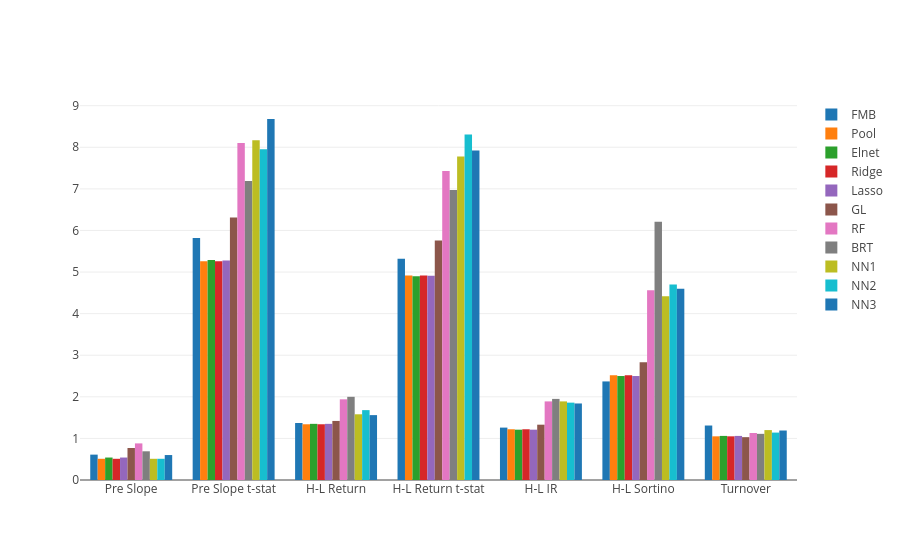

The notebook cell saved with this chart:
### Markdown cell above
# Comparison

### Code cell
comparison = compare(Models = ["FMB", 
                               "Pool", 
                               "Elnet", 
                               "Ridge", 
                               "Lasso",
                               "GL",
                               "RF",
                               "BRT",
                               "NN1",
                               "NN2",
                               "NN3"],
                     Globals=globals(), 
                     Plot=True)

### Figure 1 — Plotly figure (JSON) as saved in the notebook; plotly's stock layout.template omitted (floating-point values rounded to 4 significant figures)
{"data": [{"name": "FMB", "type": "bar", "uid": "9318268e-4a3f-4e94-99ce-be4fa83baa67", "x": ["Pre Slope", "Pre Slope t-stat", "H-L Return", "H-L Return t-stat", "H-L IR", "H-L Sortino", "Turnover"], "y": [0.61, 5.82, 1.37, 5.32, 1.26, 2.37, 1.31]}, {"name": "Pool", "type": "bar", "uid": "8b05d63e-3bc0-4ed7-ad30-2adcefee8408", "x": ["Pre Slope", "Pre Slope t-stat", "H-L Return", "H-L Return t-stat", "H-L IR", "H-L Sortino", "Turnover"], "y": [0.51, 5.26, 1.34, 4.92, 1.22, 2.52, 1.05]}, {"name": "Elnet", "type": "bar", "uid": "980ca551-f481-44fc-bc28-68ca474f4a3b", "x": ["Pre Slope", "Pre Slope t-stat", "H-L Return", "H-L Return t-stat", "H-L IR", "H-L Sortino", "Turnover"], "y": [0.54, 5.29, 1.35, 4.9, 1.21, 2.5, 1.06]}, {"name": "Ridge", "type": "bar", "uid": "9f6c296c-aedb-46b5-b174-6ff3da0675b8", "x": ["Pre Slope", "Pre Slope t-stat", "H-L Return", "H-L Return t-stat", "H-L IR", "H-L Sortino", "Turnover"], "y": [0.51, 5.26, 1.34, 4.92, 1.22, 2.52, 1.05]}, {"name": "Lasso", "type": "bar", "uid": "89abbd3f-8f46-43b7-b8ec-c64fb3bc8bef", "x": ["Pre Slope", "Pre Slope t-stat", "H-L Return", "H-L Return t-stat", "H-L IR", "H-L Sortino", "Turnover"], "y": [0.54, 5.28, 1.35, 4.91, 1.21, 2.5, 1.06]}, {"name": "GL", "type": "bar", "uid": "d8fcf465-312a-4248-9124-9c00916b91f3", "x": ["Pre Slope", "Pre Slope t-stat", "H-L Return", "H-L Return t-stat", "H-L IR", "H-L Sortino", "Turnover"], "y": [0.77, 6.31, 1.42, 5.76, 1.33, 2.83, 1.03]}, {"name": "RF", "type": "bar", "uid": "477fe3a2-596b-451c-8339-0304fc6ba14f", "x": ["Pre Slope", "Pre Slope t-stat", "H-L Return", "H-L Return t-stat", "H-L IR", "H-L Sortino", "Turnover"], "y": [0.88, 8.1, 1.94, 7.43, 1.89, 4.56, 1.13]}, {"name": "BRT", "type": "bar", "uid": "f4973ea6-21e1-4ca5-ab57-2905af0f1a25", "x": ["Pre Slope", "Pre Slope t-stat", "H-L Return", "H-L Return t-stat", "H-L IR", "H-L Sortino", "Turnover"], "y": [0.69, 7.19, 2, 6.97, 1.95, 6.21, 1.11]}, {"name": "NN1", "type": "bar", "uid": "b4e6e9d8-4e55-4e85-b1ba-20af7948eb81", "x": ["Pre Slope", "Pre Slope t-stat", "H-L Return", "H-L Return t-stat", "H-L IR", "H-L Sortino", "Turnover"], "y": [0.51, 8.17, 1.58, 7.78, 1.89, 4.42, 1.2]}, {"name": "NN2", "type": "bar", "uid": "5548cac9-c390-43d8-b337-79f24423ec5a", "x": ["Pre Slope", "Pre Slope t-stat", "H-L Return", "H-L Return t-stat", "H-L IR", "H-L Sortino", "Turnover"], "y": [0.51, 7.95, 1.68, 8.31, 1.86, 4.7, 1.14]}, {"name": "NN3", "type": "bar", "uid": "4f7fbc5b-67f9-4f21-87c7-d597fec3e307", "x": ["Pre Slope", "Pre Slope t-stat", "H-L Return", "H-L Return t-stat", "H-L IR", "H-L Sortino", "Turnover"], "y": [0.6, 8.68, 1.56, 7.92, 1.84, 4.6, 1.19]}], "layout": {"barmode": "group"}}
